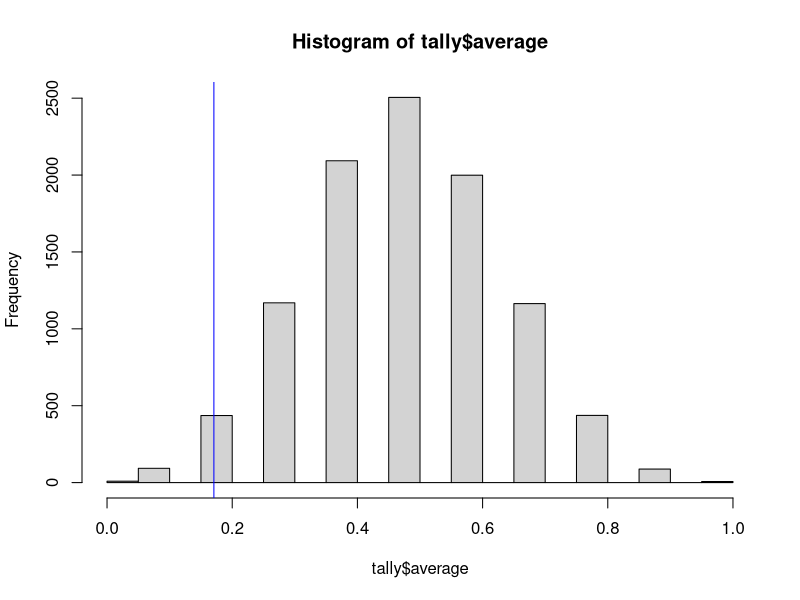

Recreate this plot in R.
library(dplyr)
exp<-list(5,5)
obs<-list(2,8)
dbinom(2,10,.5)  #this analytically calculates the probability
mean(rbinom(1000,10,.3)==2)
out<-as.integer()
for (i in 1:length(obs)){
  
  out[i]<-(as.numeric(obs[i])-as.numeric(exp[i]))^2  #squaring the differences
  #print(out[i])
}
thresh<-sum(out)  #sum of squares


simulations<-10000
trial_length<-10
tally<-matrix(ncol=3,nrow=simulations)
tally<-as.data.frame(tally)
names(tally)<-c('heads','tails','average')
for(i in 1:simulations){
  trial<-rbinom(trial_length,1,.5)
  #print(trial)
  average<-mean(trial)
  h<-sum(trial)
  t<-trial_length-h
  #print(i)
  #print(h)
  #print(t)
  tally[i,]<-(cbind(h,t,average))
  
}

tail(tally)
pvalue<-length(tally$heads[tally$heads<=3])/nrow(tally)
pvalue
pbinom(3,10,.5)


hist(tally$average)
abline(v=pvalue,col='blue')

#must count how many breech threshold
